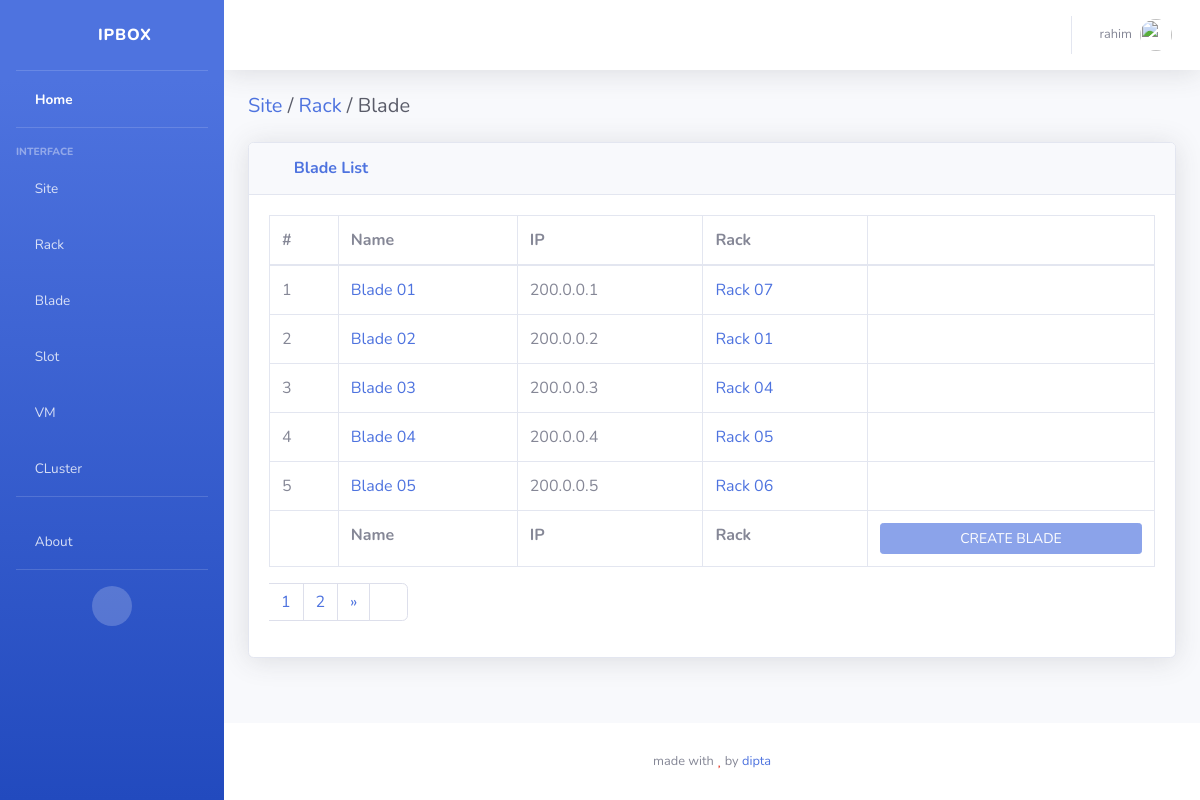
Screenshot of /blades/ (signed in) with the database file from the repository.
### bladeapp/models.py (models this page shows, shortened)
class Blade(models.Model):
  name    = models.CharField(max_length=128)
  ip      = models.GenericIPAddressField()
  rack    = models.ForeignKey(Rack, related_name="blades", on_delete=models.CASCADE)
  class Meta:
    verbose_name_plural = "Blades"

### rackapp/models.py (models this page shows, shortened)
class Rack(models.Model):
  name  = models.CharField(max_length=128)
  ip    = models.GenericIPAddressField()
  site  = models.ForeignKey(Site, related_name="racks", on_delete=models.CASCADE)
  class Meta:
    verbose_name_plural = "Racks"

### bladeapp/views.py (the view)
# urls.py: path('', views.bladeList, name="blades"),
def bladeList(request):
  dataPerPage = 5
  pageNum = request.GET.get('page', 1)
  blades = Blade.objects.all()
  p = Paginator(blades, dataPerPage)
  page_obj = p.page(pageNum)
  context = {
    'page_obj': page_obj,
    'generalUser': generalUser(request.user),
    'adminUser': adminUser(request.user)
  }
  return render(request, 'bladeapp/blades.html', context)

### accounts/views/management.py (called while the page is built)
def generalUser(user):
    res = False
    try:
        if user is None:
            raise ValueError('User Not Found!')
        if not user.is_active:
            raise ValueError('User Not Active!')
        if user.is_authenticated:
            res = True
    except Exception as err:
        pass
    return res

def adminUser(user):
    res = False
    try:
        if generalUser(user):
            if user.is_superuser or user.is_staff:
                res = True
    except Exception as err:
        pass
    return res

### bladeapp/templates/bladeapp/blades.html
{% extends 'sbadmin/base.html' %}{% load static %} {% block content %}
<div class="d-sm-flex align-items-center justify-content-between mb-4">
  <h1 class="h5 mb-0 text-gray-800">
    <a href="{% url 'siteapp:sites' %}">Site<a/> /
    <a href="{% url 'rackapp:racks' %}">Rack<a/> / Blade
  </h1>
</div>
<div class="card shadow mb-4">
  <div class="card-header py-3">
    <h6 class="m-0 font-weight-bold text-primary"><i class="fas fa-table mr-2"></i> Blade List</h6>
  </div>
  <div class="card-body">
    <div class="table-responsive">
      <table
        class="table table-bordered"
        id="dataTable"
        width="100%"
        cellspacing="0"
      >
        <thead>
          <tr>
            <th>#</th>
            <th>Name</th>
            <th>IP</th>
            <th>Rack</th>
            <th></th>
          </tr>
        </thead>
        <tfoot>
          <tr>
            <th></th>
            <th>Name</th>
            <th>IP</th>
            <th>Rack</th>
            <th>
              {% if adminUser %}
                <a href="{% url 'bladeapp:blade_create' %}"
                  class="btn btn-primary btn-sm btn-block">CREATE BLADE</a>
              {% else %}
                <div class="btn btn-primary btn-sm btn-block disabled customNotAllowed">CREATE BLADE</div>
							{% endif %}
              </th>
          </tr>
        </tfoot>
        <tbody>
          {% for blade in page_obj %}
          <tr>
            <td>{{ forloop.counter }}</td>
            <td>
              <a href="{% url 'bladeapp:blade_query' blade.id %}"
                class="text-primary">
                {{ blade.name }}
              </a>
            </td>
            <td>{{ blade.ip }}</td>
            <td>
              <a href="{% url 'rackapp:rack_query' blade.rack.id %}"
                class="text-primary">
                {{ blade.rack.name }}
              </a>
            </td>
            <td class="text-center">
              {% if adminUser %}
                <a href="{% url 'bladeapp:blade_update' blade.id %}"
                  class="text-info mr-4" title="edit">
                  <i class="fas fa-edit"></i>
                </a>
                <a href="#" class="text-danger ml-4" title="delete">
                  <i class="fas fa-trash-alt"></i>
                </a>
              {% else %}
                <span class="text-info mr-4 customNotAllowed" title="edit">
                  <i class="fas fa-edit"></i>
                </span>
                <span class="text-danger ml-4 customNotAllowed" title="delete">
                  <i class="fas fa-trash-alt"></i>
                </span>
              {% endif %}
            </td>
          </tr>
          {% endfor %}
        </tbody>
      </table>
      {% include 'core/pagination.html' %}
    </div>
  </div>
</div>
{% endblock content %}

### templates/sbadmin/components/navbar.html (shortened to what this page needs)
{% load static %}
<nav class="navbar navbar-expand navbar-light bg-white topbar mb-4 static-top shadow">
  <ul class="navbar-nav ml-auto">
    {% if user.is_authenticated %}
    <li class="nav-item dropdown no-arrow">
      <a
        class="nav-link dropdown-toggle"
        href="#"
        id="userDropdown"
        role="button"
        data-toggle="dropdown"
        aria-haspopup="true"
        aria-expanded="false"
      >
        <span class="mr-2 d-none d-lg-inline text-gray-600 small">
          {{user.username}}
        </span>
        <img
          class="img-profile rounded-circle"
          src="{% static 'themes/sbadmin/img/undraw_profile.svg' %}"
        />
      </a>
    </li>
    {% endif %}
  </ul>
</nav>

### static/themes/mystyle/css/mystyle.css (style rules this page uses)
.customNotAllowed { cursor: not-allowed; }

### rows the page displays
Blade: name "Blade 01", ip "200.0.0.1", rack.name "Rack 07"
Blade: name "Blade 02", ip "200.0.0.2", rack.name "Rack 01"
Blade: name "Blade 03", ip "200.0.0.3", rack.name "Rack 04"
Blade: name "Blade 04", ip "200.0.0.4", rack.name "Rack 05"
Blade: name "Blade 05", ip "200.0.0.5", rack.name "Rack 06"

### other values shown
{{ user.username }} "rahim"
{{ num }} "1"
{{ num }} "2"
